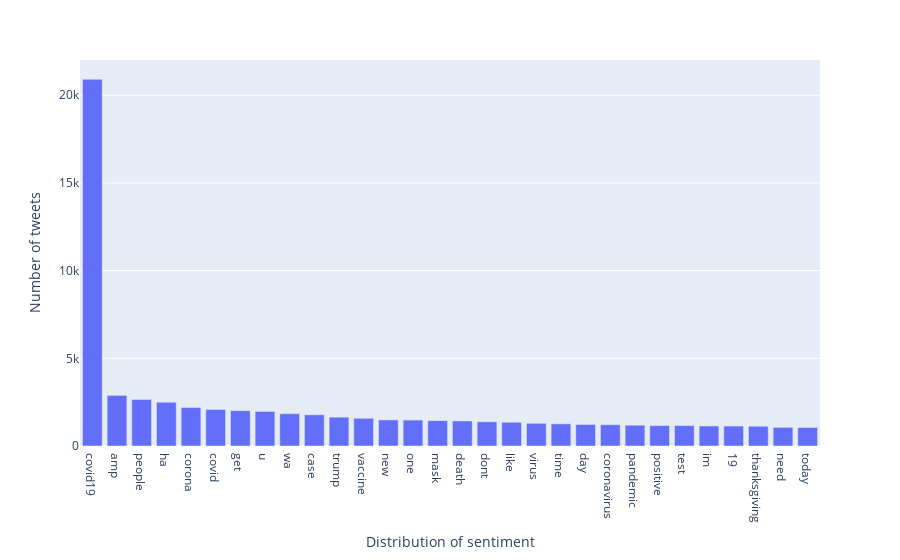

Here is the notebook cell this chart was saved with:
### Markdown cell above
# -------------------------------------------------------------------------
## Frequency of words

### Code cell
words_covid = list(itertools.chain(*covid_19_tweets['words_list'].tolist()))
words_covid_df = pd.DataFrame(columns = ['words'])
words_covid_df['words'] = words_covid

words_covid_df = words_covid_df['words'].value_counts(sort=True).to_frame().reset_index().rename(columns={'words':'occurences','index': 'words'})
words_covid_df = words_covid_df.head(30)
word_occurences = px.bar(x = words_covid_df['words'], 
                    y = words_covid_df['occurences'],
                    title = '', 
                    labels = dict(x = 'Distribution of sentiment', y = 'Number of tweets'))
                    
word_occurences.show()

### Figure 1 — Plotly figure (JSON) as saved in the notebook; plotly's stock layout.template omitted (floating-point values rounded to 4 significant figures)
{"data": [{"alignmentgroup": "True", "hovertemplate": "Distribution of sentiment=%{x}<br>Number of tweets=%{y}<extra></extra>", "legendgroup": "", "marker": {"color": "#636efa"}, "name": "", "offsetgroup": "", "orientation": "v", "showlegend": false, "textposition": "auto", "type": "bar", "x": ["covid19", "amp", "people", "ha", "corona", "covid", "get", "u", "wa", "case", "trump", "vaccine", "new", "one", "mask", "death", "dont", "like", "virus", "time", "day", "coronavirus", "pandemic", "positive", "test", "im", "19", "thanksgiving", "need", "today"], "xaxis": "x", "y": [20911, 2886, 2657, 2499, 2191, 2083, 2015, 1971, 1843, 1781, 1644, 1581, 1488, 1478, 1446, 1426, 1382, 1354, 1294, 1263, 1228, 1214, 1186, 1164, 1164, 1142, 1137, 1127, 1063, 1055], "yaxis": "y"}], "layout": {"barmode": "relative", "legend": {"tracegroupgap": 0}, "margin": {"t": 60}, "xaxis": {"anchor": "y", "domain": [0, 1], "title": {"text": "Distribution of sentiment"}}, "yaxis": {"anchor": "x", "domain": [0, 1], "title": {"text": "Number of tweets"}}}}
